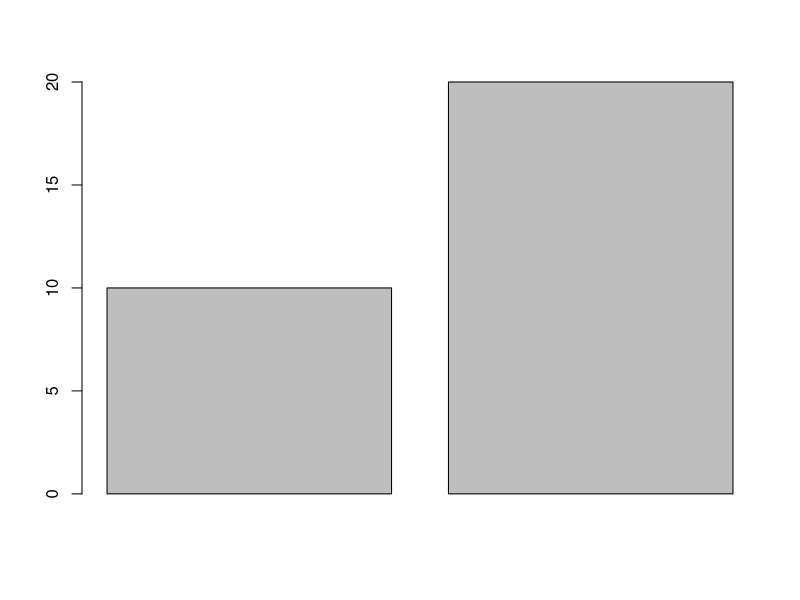

The R source for this figure:
## ---- chunk 1
A<-10
B<-20
## ---- chunk 2
A+B
## ---- chunk 3
barplot(c(A,B))
